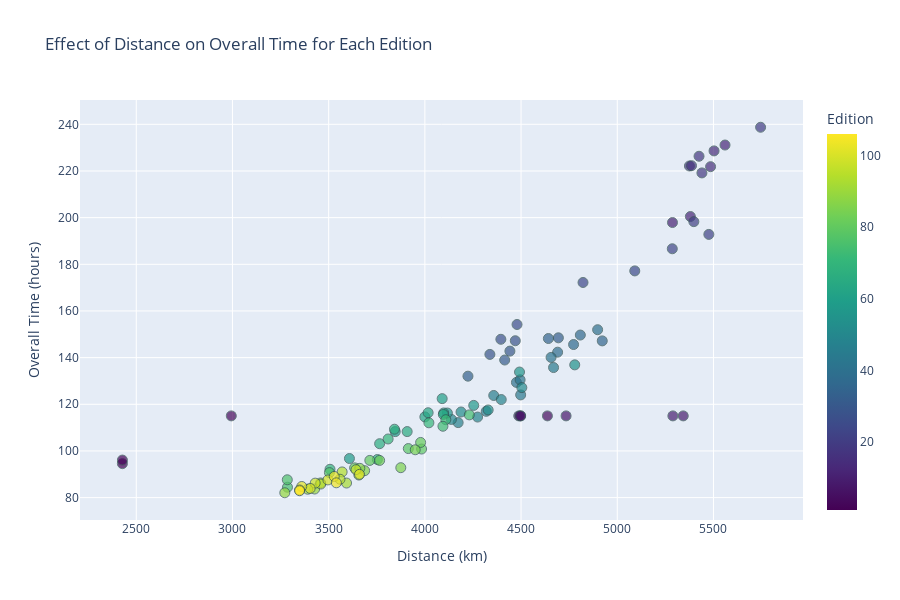

Notebook code for this chart:
### Code cell
import pandas as pd
import plotly.express as px

# Create a scatter plot to show how distance affects time_overall for each edition
fig = px.scatter(winner, x='distance', y='time_overall', color='edition',
                 title='Effect of Distance on Overall Time for Each Edition',
                 labels={'distance': 'Distance (km)', 'time_overall': 'Overall Time (hours)', 'edition': 'Edition'},
                 color_continuous_scale='Viridis',  # Choose a color scale for different editions
                 height=600)

# Add a regression line to observe the trend
fig.update_traces(marker=dict(size=10, opacity=0.7, line=dict(width=1, color='DarkSlateGrey')),
                  selector=dict(mode='markers'))

fig.show()

### Figure 1 — Plotly figure (JSON) as saved in the notebook; plotly's stock layout.template omitted (floating-point values rounded to 4 significant figures)
{"data": [{"hovertemplate": "Distance (km)=%{x}<br>Overall Time (hours)=%{y}<br>Edition=%{marker.color}<extra></extra>", "legendgroup": "", "marker": {"color": [1, 2, 3, 4, 5, 6, 7, 8, 9, 10, 11, 12, 13, 14, 15, 16, 17, 18, 19, 20, 21, 22, 23, 24, 25, 26, 27, 28, 29, 30, 31, 32, 33, 34, 35, 36, 37, 38, 39, 40, 41, 42, 43, 44, 45, 46, 47, 48, 49, 50, 51, 52, 53, 54, 55, 56, 57, 58, 59, 60, 61, 62, 63, 64, 65, 66, 67, 68, 69, 70, 71, 72, 73, 74, 75, 76, 77, 78, 79, 80, 81, 82, 83, 84, 85, 86, 87, 88, 89, 90, 91, 92, 93, 94, 95, 96, 97, 98, 99, 100, 101, 102, 103, 104, 105, 106], "coloraxis": "coloraxis", "line": {"color": "DarkSlateGrey", "width": 1}, "opacity": 0.7, "size": 10, "symbol": "circle"}, "mode": "markers", "name": "", "orientation": "v", "showlegend": false, "type": "scatter", "x": [2428, 2428, 2994, 4637, 4488, 4497, 4498, 4734, 5343, 5289, 5287, 5380, 5560, 5503, 5485, 5375, 5386, 5425, 5440, 5745, 5398, 5476, 5286, 4822, 5091, 4479, 4395, 4470, 4338, 4442, 4415, 4694, 4224, 4642, 4922, 4808, 4773, 4690, 4898, 4476, 4656, 4495, 4498, 4669, 4319, 4358, 4173, 4397, 4274, 4138, 4504, 4188, 4329, 4779, 4492, 4117, 4254, 3608, 3846, 4090, 4098, 4000, 4017, 4096, 3908, 3765, 3842, 3753, 3507, 3809, 4021, 4109, 4094, 4231, 3286, 3285, 3504, 3914, 3983, 3714, 3978, 3635, 3765, 3950, 3875, 3687, 3662, 3458, 3272, 3427, 3391, 3593, 3657, 3570, 3559, 3459, 3642, 3430, 3496, 3404, 3660.0, 3360.0, 3529, 3540, 3349, 3349], "xaxis": "x", "y": [94.55, 96.1, 115.0, 115.0, 115.0, 115.0, 115.0, 115.0, 115.0, 115.0, 197.9, 200.5, 231.1, 228.6, 221.8, 222.1, 222.3, 226.3, 219.2, 238.7, 198.3, 192.8, 186.7, 172.2, 177.2, 154.2, 147.9, 147.2, 141.4, 142.8, 139.0, 148.5, 132.1, 148.2, 147.2, 149.7, 145.6, 142.3, 152.0, 129.4, 140.1, 130.5, 124.0, 135.7, 117.0, 123.8, 112.1, 122.0, 114.5, 113.5, 127.2, 116.7, 117.6, 136.9, 133.8, 116.3, 119.5, 96.75, 108.3, 122.4, 116.3, 114.6, 116.4, 115.6, 108.3, 103.1, 109.3, 96.33, 92.15, 105.1, 112.1, 113.4, 110.6, 115.5, 84.46, 87.64, 90.72, 101.0, 100.8, 95.95, 103.6, 92.75, 95.95, 100.5, 92.83, 91.54, 92.55, 86.29, 82.09, 83.69, 83.6, 86.25, 89.67, 91.01, 87.88, 85.81, 91.99, 86.21, 87.58, 83.94, 89.98, 84.77, 89.08, 86.35, 83.29, 82.95], "yaxis": "y"}], "layout": {"coloraxis": {"colorbar": {"title": {"text": "Edition"}}, "colorscale": [[0, "#440154"], [0.1111, "#482878"], [0.2222, "#3e4989"], [0.3333, "#31688e"], [0.4444, "#26828e"], [0.5556, "#1f9e89"], [0.6667, "#35b779"], [0.7778, "#6ece58"], [0.8889, "#b5de2b"], [1, "#fde725"]]}, "height": 600, "legend": {"tracegroupgap": 0}, "title": {"text": "Effect of Distance on Overall Time for Each Edition"}, "xaxis": {"anchor": "y", "domain": [0, 1], "title": {"text": "Distance (km)"}}, "yaxis": {"anchor": "x", "domain": [0, 1], "title": {"text": "Overall Time (hours)"}}}}
